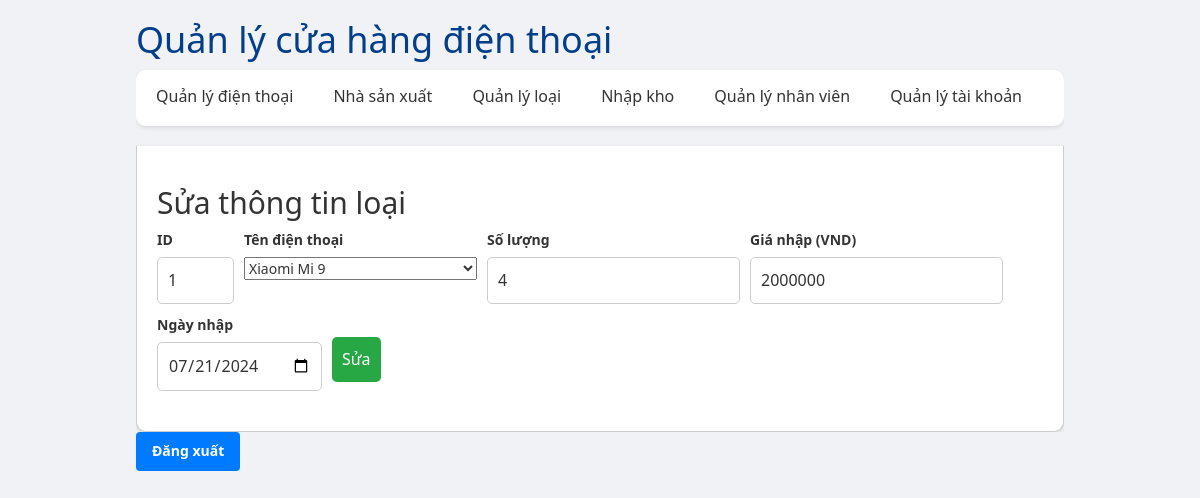
The app's page /admin/?page=editImp&id=1 (signed in) with its own data.
### tables this page shows
CREATE TABLE `imp` (
  `id` int(11) NOT NULL,
  `phone_id` int(11) NOT NULL,
  `quantity` int(11) NOT NULL DEFAULT 1,
  `price` int(25) NOT NULL DEFAULT 0,
  `dateimport` date NOT NULL
);

CREATE TABLE `phone` (
  `id` int(11) NOT NULL,
  `name` varchar(255) NOT NULL,
  `model` varchar(255) NOT NULL,
  `producer_id` int(12) NOT NULL,
  `phonetype_id` int(12) NOT NULL,
  `quantity` int(11) NOT NULL DEFAULT 0,
  `price` decimal(10,2) NOT NULL,
  `img` varchar(255) NOT NULL DEFAULT ''
);

### admin/pages/imp/edit.php (the view, shortened to what this page needs)
<?php
include '../config/db.php';
if ($_SERVER['REQUEST_METHOD'] == 'POST') {
    $id = $_POST['id'];
    $phone_id = $_POST['phone_id'];
    $quantity = $_POST['quantity'];
    $price = $_POST['price'];
    $dateImport = $_POST['dateImport'];
    $sql = "UPDATE imp SET phone_id='$phone_id', quantity='$quantity', price='$price', dateimport='$dateImport' WHERE id=$id";
    if (!$conn->query($sql)) {
        echo "Error updating record: " . $conn->error;
        die();
    }
    $conn->close();
    echo "<script>window.location.href='/admin/?page=imp';</script>";
    exit();
} else {
    $id = $_GET['id'];
    $sql = "SELECT * FROM imp WHERE id = '$id'";
    $result = $conn->query($sql);
    if ($result->num_rows > 0) {
        $row = $result->fetch_assoc();
    } else {
        redirect("/admin/?page=imp");
    }
}
?>
<link rel="stylesheet" href="/admin/pages/imp/styles.css">
<main>
    <section class="edit-type">
        <h2>Sửa thông tin loại</h2>
        <form action="/admin/?page=editImp" method="post">
            <div>
                <label for="id">ID</label><br>
                <input type="text" name="id" value="<?php echo $row['id']; ?>" size="1" readonly>
            </div>
            <div>
            <label for="phone_id">Tên điện thoại</label><br>
                <select name="phone_id">
                <?php
                    $sql = "select id, name from phone order by id";
                    $re = $conn->query($sql);
                    if ($re->num_rows > 0) {
                        while ($r = $re->fetch_assoc()) {
                            echo '<option value="' . $r['id'] . '"' . ($row['phone_id'] == $r['id'] ? 'selected="selected"' : '') . '>' . $r['name'] . '</option>' . "\n";
                        }
                    } else {
                        echo '<option value="null">Vui lòng thêm điện thoại trước</option>';
                    }
                ?>
                </select>
            </div>
            <div>
                <label for="quantity">Số lượng</label><br>
                <input type="number" name="quantity" placeholder="Số lượng" value="<?php echo $row['quantity'] ?>" size="1" required>
            </div>
            <div>
                <label for="quantity">Giá nhập (VND)</label><br>
                <input type="number" name="price" placeholder="Giá nhập" value="<?php echo $row['price'] ?>" size="1" required>
            </div>
            <div>
                <label for="dateImport">Ngày nhập</label><br>
                <input type="date" id="dateImport" name="dateImport" value="<?php echo $row["dateimport"] ?>" required>
            </div>
            <div>
                <br>
                <button type="submit">Sửa</button>
            </div>
        </form>
    </section>
</main>

### admin/css/styles.css (style rules this page uses)
body { font-family: Arial, sans-serif; background-color: #f4f4f4; margin: 0; padding: 0; }
body, h1, p, button { margin: 0; padding: 0; }
body { font-family: 'Segoe UI', Tahoma, Geneva, Verdana, sans-serif; background-color: #f0f2f5; color: #333; line-height: 1.6; padding: 20px; }

### admin/pages/imp/styles.css (style rules this page uses)
body { font-family: Arial, sans-serif; background-color: #f4f4f4; margin: 0; padding: 0; }
.add-type, .type-list, .edit-type { margin-bottom: 20px; }
.add-type form, .edit-type form { display: flex; flex-wrap: wrap; gap: 10px; }
.add-type input, .add-type button, .edit-type input, .edit-type button { padding: 10px; font-size: 16px; border: 1px solid #ccc; border-radius: 5px; }
.add-type button, .edit-type button { background-color: #28a745; color: #fff; border: none; cursor: pointer; }
body, h1, p, button { margin: 0; padding: 0; }
body { font-family: 'Segoe UI', Tahoma, Geneva, Verdana, sans-serif; background-color: #f0f2f5; color: #333; line-height: 1.6; padding: 20px; }

### admin/index.php (style rules this page uses)
body, h1, p, button { margin: 0; padding: 0; }
body { font-family: 'Segoe UI', Tahoma, Geneva, Verdana, sans-serif; background-color: #f0f2f5; color: #333; line-height: 1.6; padding: 20px; }

### records on screen
imp: id "1", phone_id "Xiaomi Mi 9", quantity "4", price "2000000", dateImport "07/21/2024"
